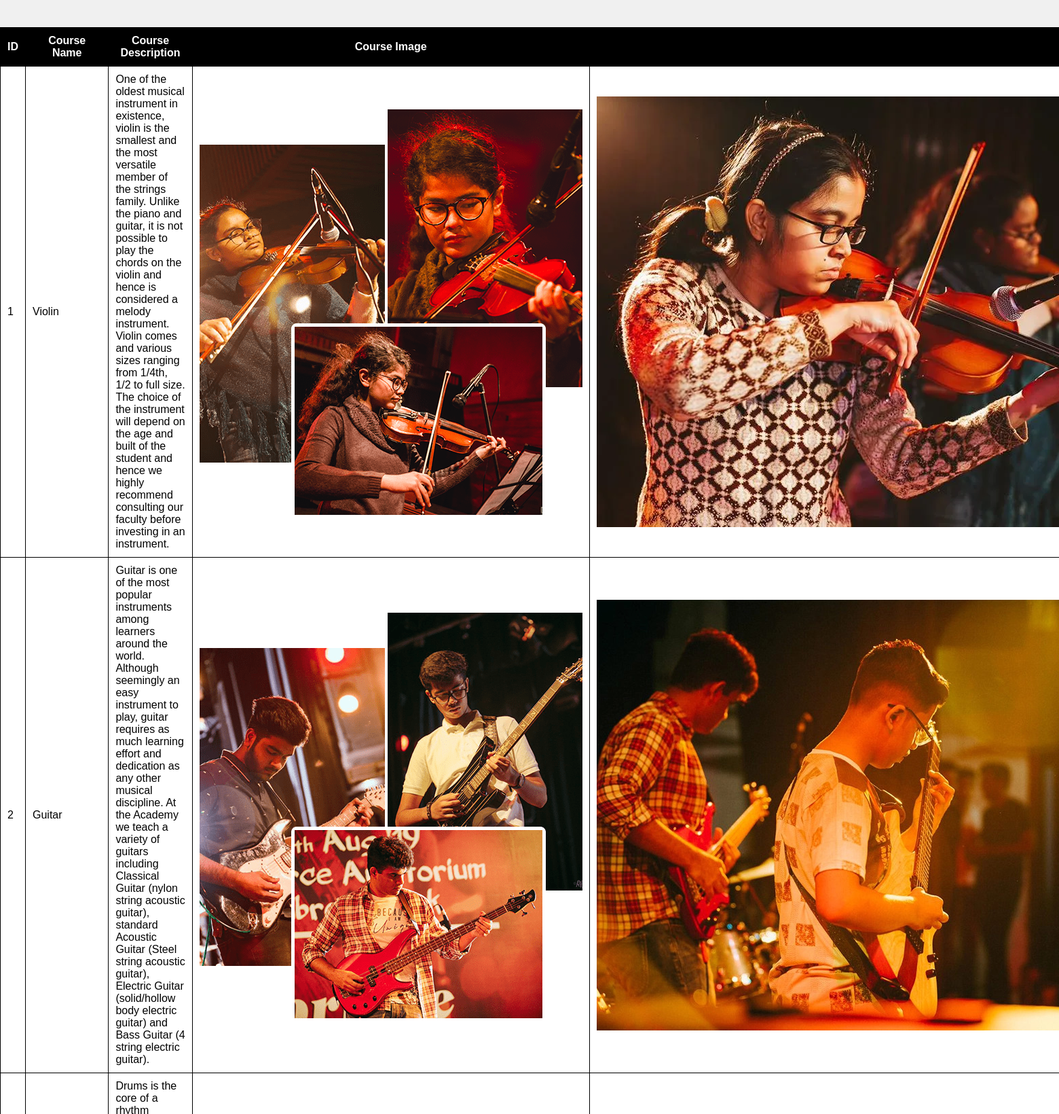
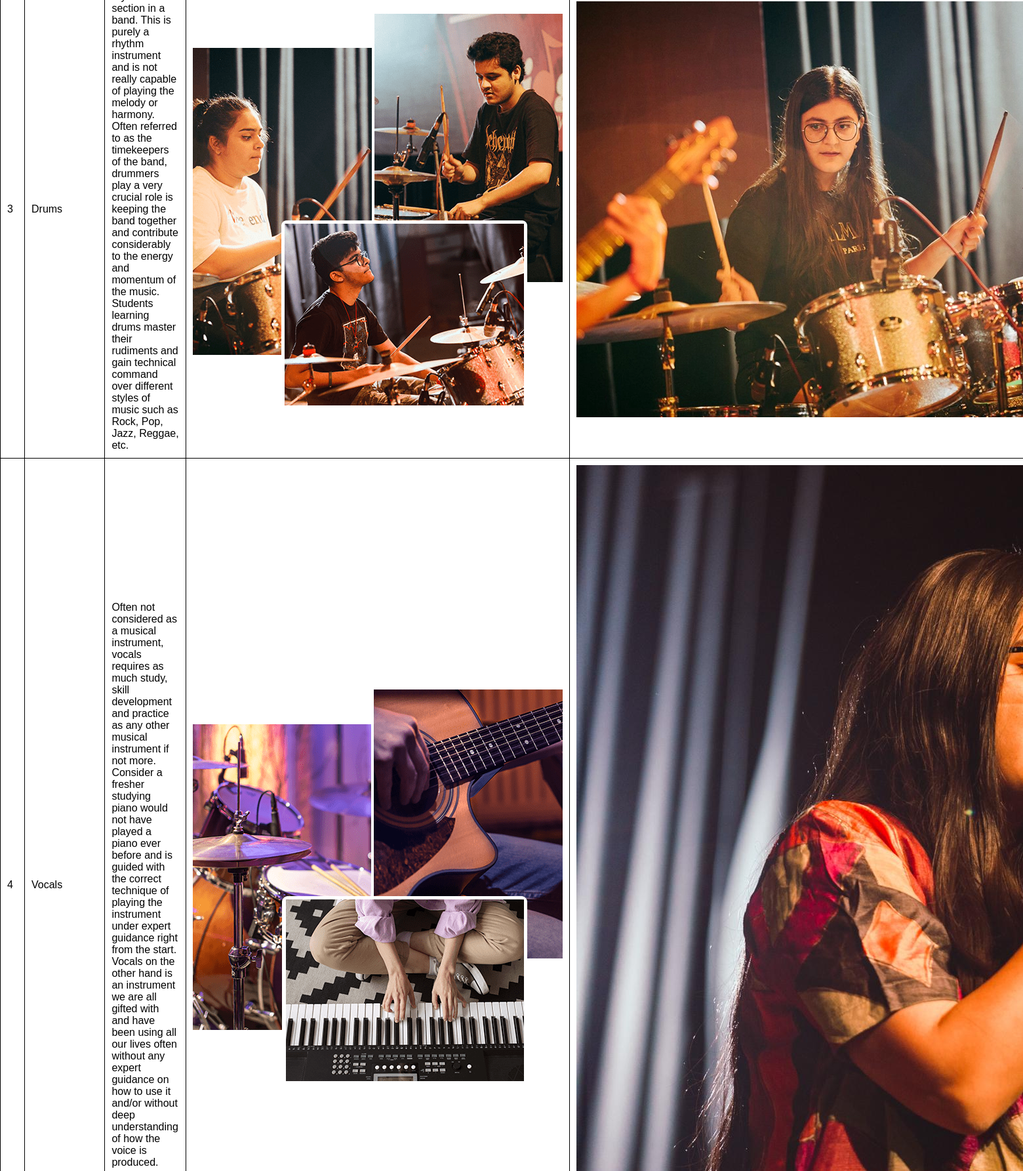
Page /admin/indexes/course_index.php (upper part) on the committed database (2 pictures, top to bottom).
### tables this page shows
CREATE TABLE `courses` (
  `course_id` int(11) NOT NULL,
  `course_name` varchar(255) NOT NULL,
  `course_desc` longtext NOT NULL,
  `course_img` varchar(255) NOT NULL,
  `course_icon` varchar(255) NOT NULL,
  `course_status` enum('Active','Inactive') NOT NULL
);

### admin/indexes/course_index.php (the view, shortened to what this page needs)
<html>
<head>
</head>
<body>
<h2 id="responseMessageCourse">&nbsp;</h2>
    <div id="updateTableContainerCourse">
    <?php
    include("../db.php");
    $sql = "SELECT * FROM courses";
    $result = $conn->query($sql);
    if ($result->num_rows > 0) {
        echo "<table>";
        echo "<tr><th>ID</th><th>Course Name</th><th>Course Description</th><th>Course Image</th><th>Course Icon</th><th>Course Status</th><th>Action</th></tr>";
        while ($row = $result->fetch_assoc()) {
            echo "<tr>";
            echo "<td>{$row['course_id']}</td>";
            echo "<td>{$row['course_name']}</td>";
            echo "<td>{$row['course_desc']}</td>";
            echo "<td><img src='getForms/img/{$row['course_img']}' alt='Course Image'></td>";
            echo "<td><img src='getForms/img/{$row['course_icon']}' alt='Course Icon'></td>";
            echo "</tr>";
        }
        echo "</table>";
    } else {
        echo "No courses found.";
    }
    ?>
</div>
</body>
</html>

### admin/indexes/course_index.php (style rules this page uses)
body { background-color: #f0f0f0; font-family: Arial, sans-serif; text-align: center; margin: 0; padding: 0; }
table { border-collapse: collapse; width: 80%; margin: 20px auto; background-color: #fff; }
th, td { border: 1px solid #000; padding: 10px; }
th { background-color: #000; color: #fff; }
#responseMessageCourse { height: 20px; }

### rows in the picture
courses: course_id "1", course_name "Violin", course_desc "One of the oldest musical instrument in existence, violin is the smallest and the most versatile member of the strings family. Unlike the piano and guitar, it is not possible to play the chords on the violin and hence is considered a melody instrument. Violin comes and various sizes ranging from 1/4th, 1/2 to full size. The choice of the instrument will depend on the age and built of the student and hence we highly recommend consulting our faculty before investing in an instrument.", course_img (picture), course_icon (picture)
courses: course_id "2", course_name "Guitar", course_desc "Guitar is one of the most popular instruments among learners around the world. Although seemingly an easy instrument to play, guitar requires as much learning effort and dedication as any other musical discipline. At the Academy we teach a variety of guitars including Classical Guitar (nylon string acoustic guitar), standard Acoustic Guitar (Steel string acoustic guitar), Electric Guitar (solid/hollow body electric guitar) and Bass Guitar (4 string electric guitar).", course_img (picture), course_icon (picture)
courses: course_id "3", course_name "Drums", course_desc "Drums is the core of a rhythm section in a band. This is purely a rhythm instrument and is not really capable of playing the melody or harmony. Often referred to as the timekeepers of the band, drummers play a very crucial role is keeping the band together and contribute considerably to the energy and momentum of the music. Students learning drums master their rudiments and gain technical command over different styles of music such as Rock, Pop, Jazz, Reggae, etc.", course_img (picture), course_icon (picture)
courses: course_id "4", course_name "Vocals", course_desc "Often not considered as a musical instrument, vocals requires as much study, skill development and practice as any other musical instrument if not more. Consider a fresher studying piano would not have played a piano ever before and is guided with the correct technique of playing the instrument under expert guidance right from the start. Vocals on the other hand is an instrument we are all gifted with and have been using all our lives often without any expert guidance on how to use it and/or without deep understanding of how the voice is produced.", course_img (picture), course_icon (picture)
